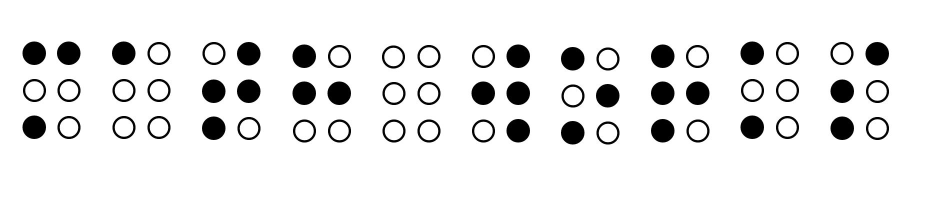
%> input picture mathworks.JPG, 1852 x 414 px (shown at 1/2 size)
$ octave Convert_Braille.m   (GNU Octave 9; MATLAB toolbox functions it lacks are replaced by stand-ins)
%> lines starting %> are read from the running program, lines starting %| are printed output that depends on the picture; in (x1, y1, x2, y2) boxes, pixels count from 0 and x2, y2 are one past the last pixel; in counts of white or black regions, pixels touching at a corner belong together; the program's own positions count from 1
### decode_character.m
function[output] = decode_character(rows,interval,characters,cropped_char,threshold)

% Initialize for black pixel sum
numBlackPixelscc = zeros(1,6);

for k = 1:characters-1

% Create rows and columns of equal size for splitting up each cropped image
% into 1/6 segments
row1 = round(rows/3);
row2 = round(rows*2/3);
row3 = rows;
col1 = round(interval/2);
col2 = interval;

% Create cropped dots for individual analysis within cropped image
characterk = cropped_char(:,:,k);
upperLeftcc = characterk(1:row1,1:col1);
upperRightcc = characterk(1:row1,col1:col2);
middleLeftcc = characterk(row1:row2,1:col1);
middleRightcc = characterk(row1:row2,col1:col2);
bottomLeftcc = characterk(row2:row3,1:col1);
bottomRightcc = characterk(row2:row3,col1:col2);

% Sum up the number of black pixels in each segment
numBlackPixelscc(1) = sum(upperLeftcc == 0,'all');
numBlackPixelscc(4) = sum(upperRightcc == 0,'all');
numBlackPixelscc(2) = sum(middleLeftcc == 0,'all');
numBlackPixelscc(5) = sum(middleRightcc == 0,'all');
numBlackPixelscc(3) = sum(bottomLeftcc == 0,'all');
numBlackPixelscc(6) = sum(bottomRightcc == 0,'all');


% Initialize matrix for each location in cropped box, and reset before each
% loop
boxcc = zeros(1,6);

% Determine if the number is greater than the threshold, then assign value
% of 1 if it is. Create a matrix from the initialized box with
% corresponding 0 & 1 values
    for i = 1:6
        if numBlackPixelscc(i) > threshold
            boxcc(i) = 1;
        end

    end

% Assign matrix values to a letter to determine translated text.
if boxcc == [1 0 0 0 0 0]
    output(k) = "A";

elseif boxcc == [1 1 0 0 0 0]
    output(k) = "B";

elseif boxcc == [1 0 0 1 0 0]
    output(k) = "C";

elseif boxcc == [1 0 0 1 1 0]
    output(k) = "D";

elseif boxcc == [1 0 0 0 1 0]
    output(k) = "E";

elseif boxcc == [1 1 0 1 0 0]
    output(k) = "F";

elseif boxcc == [1 1 0 1 1 0]
    output(k) = "G";

elseif boxcc == [1 1 0 0 1 0]
    output(k) = "H";

elseif boxcc == [0 1 0 1 0 0]
    output(k) = "I";

elseif boxcc == [0 1 0 1 1 0]
    output(k) = "J";

elseif boxcc == [1 0 1 0 0 0]
    output(k) = "K";

elseif boxcc == [1 1 1 0 0 0]
    output(k) = "L";

elseif boxcc == [1 0 1 1 0 0]
    output(k) = "M";

elseif boxcc == [1 0 1 1 1 0]
    output(k) = "N";

elseif boxcc == [1 0 1 0 1 0]
    output(k) = "O";

elseif boxcc == [1 1 1 1 0 0]
    output(k) = "P";

elseif boxcc == [1 1 1 1 1 0]
    output(k) = "Q";

elseif boxcc == [1 1 1 0 1 0]
    output(k) = "R";

elseif boxcc == [0 1 1 1 0 0]
    output(k) = "S";

elseif boxcc == [0 1 1 1 1 0]
    output(k) = "T";

elseif boxcc == [1 0 1 0 0 1]
    output(k) = "U";

elseif boxcc == [1 1 1 0 0 1]
    output(k) = "V";

elseif boxcc == [0 1 0 1 1 1]
    output(k) = "W";

elseif boxcc == [1 0 1 1 0 1]
    output(k) = "X";

elseif boxcc == [1 0 1 1 1 1]
    output(k) = "Y";

elseif boxcc == [1 0 1 0 1 1]
    output(k) = "Z";

elseif boxcc == [0 0 0 0 0 0]
    output(k) = " ";

end

end

% [14 lines of commented-out code are left out]

end

### Convert_Braille.m
%% Creation of Bounding Box

clear

% Translate image of interest by loading it into line of code below with
% exact file name

RGB = imread('mathworks.JPG');
%> RGB is the input picture: size 414x1852x3 uint8; min 0, max 255, mean 232.9

% Take the red channel.
grayImage = RGB(:, :, 1);

% Run a texture filter on it.
stdImage = stdfilt(grayImage);
% Threshold the image.
binaryImage = stdImage > 5;
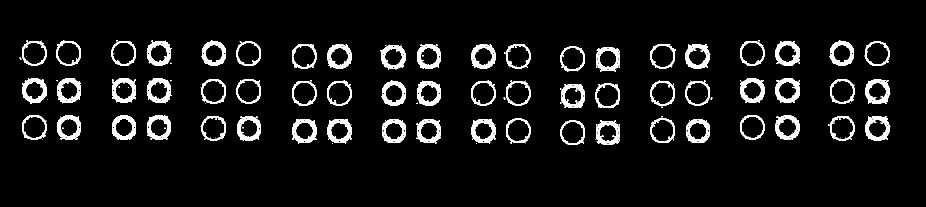
%> binaryImage: size 414x1852 logical (shown at 1/2 size); 6.6% white; 176 white regions (116 under 20 px), largest, box (x1, y1, x2, y2) and area: (1731, 159, 1780, 208) 1087, (1371, 88, 1420, 137) 1079, (1731, 232, 1780, 281) 1079
% Get rid of small marks, if any. Keep only if 70 pixels or larger.
binaryImage = bwareafilt(binaryImage, [70, inf]);
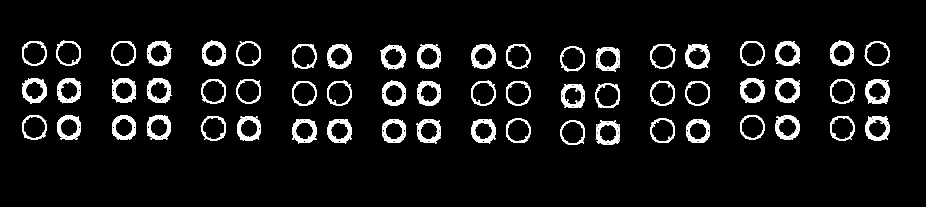
%> binaryImage: size 414x1852 logical (shown at 1/2 size); 6.5% white; 60 white regions, largest, box (x1, y1, x2, y2) and area: (1731, 159, 1780, 208) 1087, (1371, 88, 1420, 137) 1079, (1731, 232, 1780, 281) 1079

% Find the bounding box.
[dotRows, dotColumns] = find(binaryImage);
%> dotRows = 50077 values from 82 to 290; dotColumns = 50077 values from 45 to 1780

% If there are not enough pixels before or after the cropped image, stop
% function to prevent inaccurate translation.
if min(dotColumns)-31 < 0
    fprintf('The image does not have enough space before the first character for the bounding box')
    return

elseif max(dotColumns)+31 > length(RGB)
    fprintf('The image does not have enough space after the last character for the bounding box')
    return

else

% Create new dimensions for the cropped image.
row1 = min(dotRows);
%> row1 = 82
row2 = max(dotRows);
%> row2 = 290
col1 = min(dotColumns)-31; % see note below
%> col1 = 14
col2 = max(dotColumns)+31; % see note below
%> col2 = 1811

end

%% NOTE
% [12 lines of commented-out code are left out]

%% Pre-Processing to Create Cropped Characters

% Crop it.
croppedImage = RGB(row1:row2, col1:col2, :);
% Convert to gray and use for display (Gray Cropped Image = GCI)
GCI = rgb2gray(croppedImage);

% Calculate image length and then estimate number of characters based on
% known width (approx. 180 pixels). Use this to determine interval length.
% Rounded interval used in order to create integers for referencing.
len = length(GCI);
%> len = 1798
characters = round(len/180);
%> characters = 10
interval = round(len/characters);
%> interval = 180

% Once rounded numbers found, find the length of the cropped image that
% would result in creating evenly spaced intervals for each character. This
% is done in order to ensure that the indexing in the for loop will always
% result in a matrix with the same dimensions. Determine how many pixels
% need to be added back, and recrop final image.
length_rounded = characters*interval;
%> length_rounded = 1800
addedval = round((length_rounded - len)/2);
%> addedval = 1
croppedImage = RGB(row1:row2, col1-addedval:col2+addedval, :);
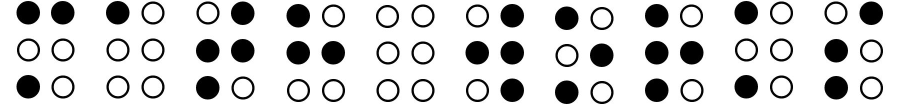
%> croppedImage: size 209x1800x3 uint8 (shown at 1/2 size); min 0, max 255, mean 209.9
GCI = rgb2gray(croppedImage);
%> GCI: size 209x1800 uint8


% Create figure to plot original image and show cropped image next to it.
figure
hold on

subplot(4,4,1)
imshow(RGB)
axis on;
title('Original Color Image')

subplot(4,4,2)
imshow(GCI)
axis on;
title('Gray Cropped Image')


% Find sizes of cropped image for future reference.
[rows, columns] = size(GCI);
%> rows = 209; columns = 1800

% Run loop to crop each character to equal size and then plot it on same
% figure. Also, create indexed variables for each cropped image to use
% during further processing.
for k = 1:characters-1

    cropped_char1 = imcrop(GCI,[0 0 interval size(GCI,[1])]);
    subplot(4,4,3);
    imshow(cropped_char1);
    title('Character 1')
    cropped_char2(:,:,k) = imcrop(GCI,[(k)*interval 0 interval (k+1)*interval]);
    subplot(4,4,k+3);
	imshow(cropped_char2(:,:,k));
    caption = sprintf('Character %d', k+1);
	title(caption);

    % First cropped character for future reference
    cc0 = cropped_char1;

end
%> this loop made 9 passes
%> pass 1, `imshow(cropped_char2(:,:,k));`:
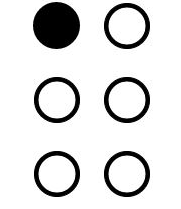
%> displayed picture: size 209x181, on the screen's scale of 0 to 255; min 0, max 255, mean 223.1
%> after the loop:
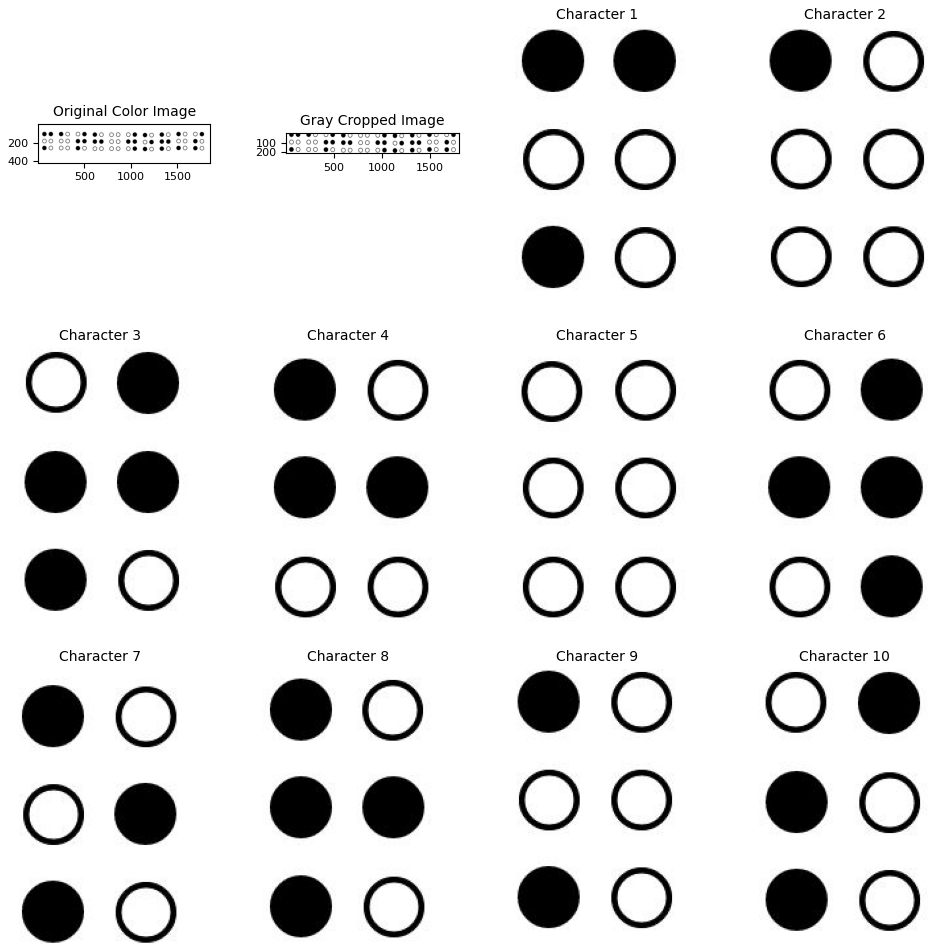
%> figure redrawn from the program's plot data, 12 panels


%% Translation of Braille Characters into English

% Threshold established by looking at number of summed black pixels in
% filled dot vs. unfilled dot.
threshold = 1000;

% Initialize matrix for each location in cropped box & for black pixel sum.
boxcc0 = zeros(1,6);
numBlackPixelscc0 = zeros(1,6);

% Create rows and columns of equal size for splitting up each cropped image
% into 1/6 segments.
row1 = round(rows/3);
%> row1 = 70
row2 = round(rows*2/3);
%> row2 = 139
row3 = round(rows);
%> row3 = 209
col1 = round(interval/2);
%> col1 = 90
col2 = interval;
%> col2 = 180

% Create cropped dots for individual analysis within cropped character.
upperLeftcc0 = cc0(1:row1,1:col1);
upperRightcc0 = cc0(1:row1,col1:col2);
middleLeftcc0 = cc0(row1:row2,1:col1);
middleRightcc0 = cc0(row1:row2,col1:col2);
bottomLeftcc0 = cc0(row2:row3,1:col1);
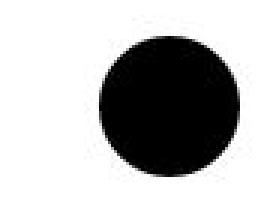
%> bottomLeftcc0: size 71x90 uint8 (shown 3 times larger); min 0, max 255, mean 185.9
bottomRightcc0 = cc0(row2:row3,col1:col2);
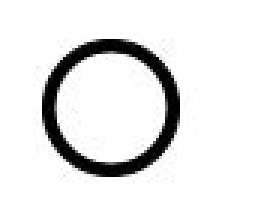
%> bottomRightcc0: size 71x91 uint8 (shown 3 times larger); min 0, max 255, mean 231.3

% Sum up the number of black pixels in each segment.
numBlackPixelscc0(1) = sum(upperLeftcc0 == 0,'all');
numBlackPixelscc0(4) = sum(upperRightcc0 == 0,'all');
numBlackPixelscc0(2) = sum(middleLeftcc0 == 0,'all');
numBlackPixelscc0(5) = sum(middleRightcc0 == 0,'all');
numBlackPixelscc0(3) = sum(bottomLeftcc0 == 0,'all');
numBlackPixelscc0(6) = sum(bottomRightcc0 == 0,'all');

% Determine if the number is greater than the threshold, then assign value
% of 1 if it is. Create a matrix from the initialized box with
% corresponding 0 & 1 values.
for i = 1:6
    if numBlackPixelscc0(i) > threshold
        boxcc0(i) = 1;
    end
end
%> after the loop, boxcc0 = [1 0 1 1 0 0]

% Assign matrix values to a letter to determine translated text.
if boxcc0 == [1 0 0 0 0 0]
    outputcc0 = "A";

elseif boxcc0 == [1 1 0 0 0 0]
    outputcc0 = "B";

elseif boxcc0 == [1 0 0 1 0 0]
    outputcc0 = "C";

elseif boxcc0 == [1 0 0 1 1 0]
    outputcc0 = "D";

elseif boxcc0 == [1 0 0 0 1 0]
    outputcc0 = "E";

elseif boxcc0 == [1 1 0 1 0 0]
    outputcc0 = "F";

elseif boxcc0 == [1 1 0 1 1 0]
    outputcc0 = "G";

elseif boxcc0 == [1 1 0 0 1 0]
    outputcc0 = "H";

elseif boxcc0 == [0 1 0 1 0 0]
    outputcc0 = "I";

elseif boxcc0 == [0 1 0 1 1 0]
    outputcc0 = "J";

elseif boxcc0 == [1 0 1 0 0 0]
    outputcc0 = "K";

elseif boxcc0 == [1 1 1 0 0 0]
    outputcc0 = "L";

elseif boxcc0 == [1 0 1 1 0 0]
    outputcc0 = "M";

elseif boxcc0 == [1 0 1 1 1 0]
    outputcc0 = "N";

elseif boxcc0 == [1 0 1 0 1 0]
    outputcc0 = "O";

elseif boxcc0 == [1 1 1 1 0 0]
    outputcc0 = "P";

elseif boxcc0 == [1 1 1 1 1 0]
    outputcc0 = "Q";

elseif boxcc0 == [1 1 1 0 1 0]
    outputcc0 = "R";

elseif boxcc0 == [0 1 1 1 0 0]
    outputcc0 = "S";

elseif boxcc0 == [0 1 1 1 1 0]
    outputcc0 = "T";

elseif boxcc0 == [1 0 1 0 0 1]
    outputcc0 = "U";

elseif boxcc0 == [1 1 1 0 0 1]
    outputcc0 = "V";

elseif boxcc0 == [0 1 0 1 1 1]
    outputcc0 = "W";

elseif boxcc0 == [1 0 1 1 0 1]
    outputcc0 = "X";

elseif boxcc0 == [1 0 1 1 1 1]
    outputcc0 = "Y";

elseif boxcc0 == [1 0 1 0 1 1]
    outputcc0 = "Z";

elseif boxcc0 == [0 0 0 0 0 0]
    outputcc0 = " ";

end

% [16 lines of commented-out code are left out]
fprintf(outputcc0)

% Run code for remaining characters -> see decode character function.
% Output translated text of remaining characters.
for k = 1:characters-1
[output] = decode_character(rows,interval,characters,cropped_char2,threshold);
fprintf(output(k))
end
fprintf('\n')

$ run again, with alphabet1.JPG copied over mathworks.JPG
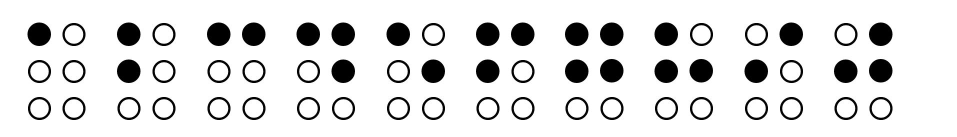
%> input picture alphabet1.JPG, 1913 x 273 px (shown at 1/2 size)
%> RGB is the input picture: size 273x1913x3 uint8; min 0, max 255, mean 223.6
%> `binaryImage = bwareafilt(binaryImage, [70, inf]);`:
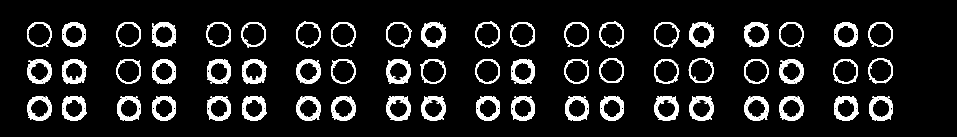
%> binaryImage: size 273x1913 logical (shown at 1/2 size); 9.7% white; 60 white regions, largest, box (x1, y1, x2, y2) and area: (124, 119, 174, 168) 1081, (484, 119, 534, 168) 1081, (843, 192, 892, 241) 1079
%> dotRows = 50713 values from 43 to 241; dotColumns = 50713 values from 55 to 1786
%> `row1 = min(dotRows);`: row1 = 43
%> `row2 = max(dotRows);`: row2 = 241
%> `col1 = min(dotColumns)-31;`: col1 = 24
%> `col2 = max(dotColumns)+31;`: col2 = 1817
%> `bottomRightcc0 = cc0(row2:row3,col1:col2);`:
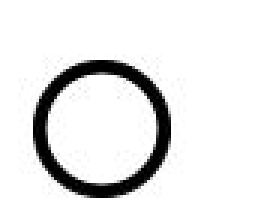
%> bottomRightcc0: size 67x90 uint8 (shown 3 times larger); min 0, max 255, mean 229.6; mean of the top-left, top-right, bottom-left and bottom-right quarters 228.2, 246.6, 213.1, 230.8
%> after the loop `for i = 1:6`: boxcc0 = [1 0 0 0 0 0]
%> the loop `for k = 1:characters-1` made 9 passes
%| ABCDEFGHIJ

$ run again, with alphabet2.JPG copied over mathworks.JPG
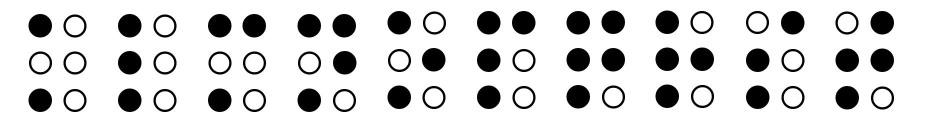
%> input picture alphabet2.JPG, 1894 x 272 px (shown at 1/2 size)
%> RGB is the input picture: size 272x1894x3 uint8; min 0, max 255, mean 217.6
%> `binaryImage = bwareafilt(binaryImage, [70, inf]);`:
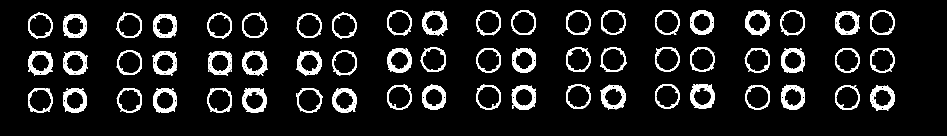
%> binaryImage: size 272x1894 logical (shown at 1/2 size); 9% white; 60 white regions, largest, box (x1, y1, x2, y2) and area: (1380, 168, 1429, 217) 1073, (484, 176, 533, 225) 1072, (1741, 170, 1789, 222) 1063
%> dotRows = 46506 values from 21 to 225; dotColumns = 46506 values from 57 to 1789
%> `row1 = min(dotRows);`: row1 = 21
%> `row2 = max(dotRows);`: row2 = 225
%> `col1 = min(dotColumns)-31;`: col1 = 26
%> `col2 = max(dotColumns)+31;`: col2 = 1820
%> `bottomRightcc0 = cc0(row2:row3,col1:col2);`:
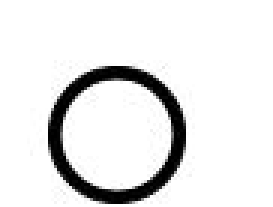
%> bottomRightcc0: size 69x91 uint8 (shown 3 times larger); min 0, max 255, mean 230.6
%> after the loop `for i = 1:6`: boxcc0 = [1 0 1 0 0 0]
%> the loop `for k = 1:characters-1` made 9 passes
%| KLMNOPQRST

$ run again, with alphabet3.JPG copied over mathworks.JPG
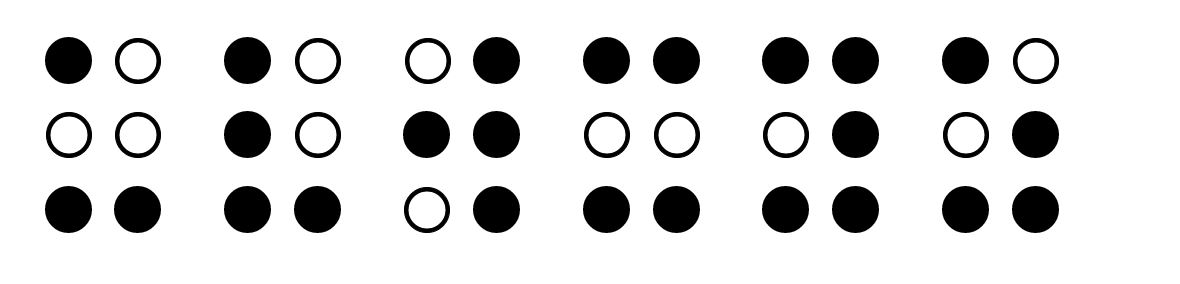
%> input picture alphabet3.JPG, 1180 x 284 px
%> RGB is the input picture: size 284x1180x3 uint8; min 0, max 255, mean 217.9
%> dotRows = 26207 values from 35 to 236; dotColumns = 26207 values from 45 to 1060
%> `row1 = min(dotRows);`: row1 = 35
%> `row2 = max(dotRows);`: row2 = 236
%> `col1 = min(dotColumns)-31;`: col1 = 14
%> `col2 = max(dotColumns)+31;`: col2 = 1091
%> `bottomRightcc0 = cc0(row2:row3,col1:col2);`:
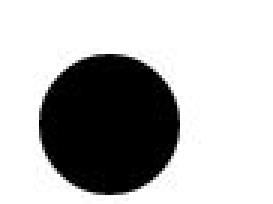
%> bottomRightcc0: size 68x91 uint8 (shown 3 times larger); min 0, max 255, mean 183.7
%> after the loop `for i = 1:6`: boxcc0 = [1 0 1 0 0 1]
%> the loop `for k = 1:characters-1` made 5 passes
%| UVWXYZ
